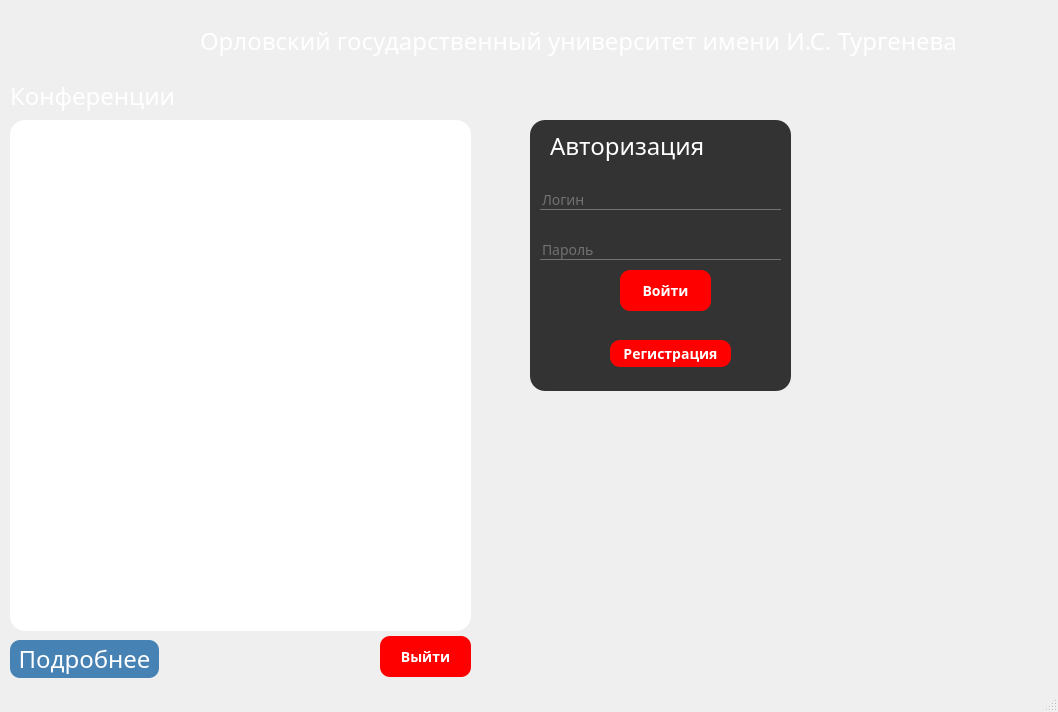
<?xml version="1.0" encoding="UTF-8"?>
<ui version="4.0">
 <class>mainpage</class>
 <widget class="QMainWindow" name="mainpage">
  <property name="geometry">
   <rect>
    <x>0</x>
    <y>0</y>
    <width>1058</width>
    <height>712</height>
   </rect>
  </property>
  <property name="cursor">
   <cursorShape>ArrowCursor</cursorShape>
  </property>
  <property name="windowTitle">
   <string>MainWindow</string>
  </property>
  <property name="styleSheet">
   <string notr="true">

*
{
font-family: century gothic;
font-size:14px;
color:white;
}

QMainWindow
{
background: url(:/картинки/картинки/univ.jpg);
background-size: cover;
}

QLineEdit
{
background: transparent;
border: none;
color: #717072;
border-bottom: 1px solid #717072;
}

QPushButton
{
background: steelblue;
border-radius: 10px;
}

QPushButton:pressed
{
background: teal;
border-radius: 10px;
}</string>
  </property>
  <widget class="QWidget" name="centralwidget">
   <widget class="QLabel" name="label_3">
    <property name="geometry">
     <rect>
      <x>200</x>
      <y>10</y>
      <width>1101</width>
      <height>61</height>
     </rect>
    </property>
    <property name="font">
     <font>
      <family>century gothic</family>
      <pointsize>-1</pointsize>
      <weight>50</weight>
      <italic>false</italic>
      <bold>false</bold>
      <underline>false</underline>
      <strikeout>false</strikeout>
      <stylestrategy>PreferDefault</stylestrategy>
      <kerning>true</kerning>
     </font>
    </property>
    <property name="styleSheet">
     <string notr="true">*{
font-family: century gothic;
font-size:24px
}
</string>
    </property>
    <property name="text">
     <string>Орловский государственный университет имени И.С. Тургенева</string>
    </property>
   </widget>
   <widget class="QListWidget" name="listWidget">
    <property name="geometry">
     <rect>
      <x>10</x>
      <y>120</y>
      <width>461</width>
      <height>511</height>
     </rect>
    </property>
    <property name="styleSheet">
     <string notr="true">QFrame
{
background: white;
border-radius:15px;
}</string>
    </property>
   </widget>
   <widget class="QPushButton" name="pushButton_3">
    <property name="geometry">
     <rect>
      <x>10</x>
      <y>640</y>
      <width>149</width>
      <height>38</height>
     </rect>
    </property>
    <property name="font">
     <font>
      <family>century gothic</family>
      <pointsize>-1</pointsize>
     </font>
    </property>
    <property name="styleSheet">
     <string notr="true">*{
font-family: century gothic;
font-size:24px;
color:white;
}</string>
    </property>
    <property name="text">
     <string>Подробнее</string>
    </property>
   </widget>
   <widget class="QLabel" name="label_4">
    <property name="geometry">
     <rect>
      <x>10</x>
      <y>80</y>
      <width>231</width>
      <height>31</height>
     </rect>
    </property>
    <property name="font">
     <font>
      <family>century gothic</family>
      <pointsize>-1</pointsize>
     </font>
    </property>
    <property name="styleSheet">
     <string notr="true">*{
font-family: century gothic;
font-size:24px
}
</string>
    </property>
    <property name="text">
     <string>Конференции</string>
    </property>
   </widget>
   <widget class="QFrame" name="frame">
    <property name="geometry">
     <rect>
      <x>530</x>
      <y>120</y>
      <width>261</width>
      <height>271</height>
     </rect>
    </property>
    <property name="styleSheet">
     <string notr="true">QFrame
{
background:#333;
border-radius:15px;
}

QPushButton
{
background: red;
border-radius:15px;
}

QPushButton:pressed
{
background: darkred;
border-radius:15px;
}

</string>
    </property>
    <property name="frameShape">
     <enum>QFrame::StyledPanel</enum>
    </property>
    <property name="frameShadow">
     <enum>QFrame::Raised</enum>
    </property>
    <widget class="QLineEdit" name="lineEdit">
     <property name="geometry">
      <rect>
       <x>10</x>
       <y>70</y>
       <width>241</width>
       <height>20</height>
      </rect>
     </property>
     <property name="font">
      <font>
       <family>century gothic</family>
       <pointsize>-1</pointsize>
      </font>
     </property>
     <property name="text">
      <string>Логин</string>
     </property>
    </widget>
    <widget class="QLineEdit" name="lineEdit_2">
     <property name="geometry">
      <rect>
       <x>10</x>
       <y>120</y>
       <width>241</width>
       <height>20</height>
      </rect>
     </property>
     <property name="font">
      <font>
       <family>century gothic</family>
       <pointsize>-1</pointsize>
      </font>
     </property>
     <property name="text">
      <string>Пароль</string>
     </property>
    </widget>
    <widget class="QPushButton" name="pushButton">
     <property name="geometry">
      <rect>
       <x>90</x>
       <y>150</y>
       <width>91</width>
       <height>41</height>
      </rect>
     </property>
     <property name="font">
      <font>
       <family>century gothic</family>
       <pointsize>-1</pointsize>
       <weight>75</weight>
       <bold>true</bold>
      </font>
     </property>
     <property name="styleSheet">
      <string notr="true">QPushButton 
{
border-radius: 10px;
}</string>
     </property>
     <property name="text">
      <string>Войти</string>
     </property>
     <property name="flat">
      <bool>false</bool>
     </property>
    </widget>
    <widget class="QPushButton" name="pushButton_2">
     <property name="geometry">
      <rect>
       <x>80</x>
       <y>220</y>
       <width>121</width>
       <height>27</height>
      </rect>
     </property>
     <property name="font">
      <font>
       <family>century gothic</family>
       <pointsize>-1</pointsize>
       <weight>75</weight>
       <bold>true</bold>
      </font>
     </property>
     <property name="styleSheet">
      <string notr="true">QPushButton
{
border-radius: 10px;
}</string>
     </property>
     <property name="text">
      <string>Регистрация</string>
     </property>
    </widget>
    <widget class="QLabel" name="label_5">
     <property name="geometry">
      <rect>
       <x>20</x>
       <y>10</y>
       <width>231</width>
       <height>31</height>
      </rect>
     </property>
     <property name="font">
      <font>
       <family>century gothic</family>
       <pointsize>-1</pointsize>
      </font>
     </property>
     <property name="styleSheet">
      <string notr="true">*{
font-family: century gothic;
font-size:24px
}
</string>
     </property>
     <property name="text">
      <string>Авторизация</string>
     </property>
    </widget>
   </widget>
   <widget class="QPushButton" name="pushButton_4">
    <property name="geometry">
     <rect>
      <x>380</x>
      <y>636</y>
      <width>91</width>
      <height>41</height>
     </rect>
    </property>
    <property name="font">
     <font>
      <family>century gothic</family>
      <pointsize>-1</pointsize>
      <weight>75</weight>
      <bold>true</bold>
     </font>
    </property>
    <property name="styleSheet">
     <string notr="true">QPushButton 
{
border-radius: 10px;
background-color: red;
}

QPushButton:pressed
{
background: darkred;
border-radius:15px;
}</string>
    </property>
    <property name="text">
     <string>Выйти</string>
    </property>
    <property name="flat">
     <bool>false</bool>
    </property>
   </widget>
  </widget>
  <widget class="QStatusBar" name="statusbar"/>
 </widget>
 <resources>
  <include location="resource.qrc"/>
 </resources>
 <connections/>
</ui>
